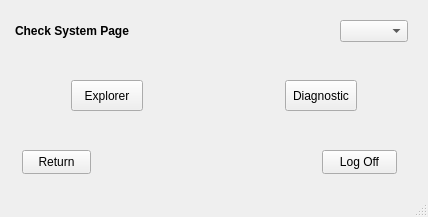
<?xml version="1.0" encoding="UTF-8"?>
<ui version="4.0">
 <class>CheckSystemPage</class>
 <widget class="QMainWindow" name="CheckSystemPage">
  <property name="geometry">
   <rect>
    <x>0</x>
    <y>0</y>
    <width>428</width>
    <height>217</height>
   </rect>
  </property>
  <property name="windowTitle">
   <string>Check System Page</string>
  </property>
  <widget class="QWidget" name="centralwidget">
   <widget class="QPushButton" name="ExplorerButton">
    <property name="geometry">
     <rect>
      <x>71</x>
      <y>80</y>
      <width>72</width>
      <height>31</height>
     </rect>
    </property>
    <property name="cursor">
     <cursorShape>OpenHandCursor</cursorShape>
    </property>
    <property name="text">
     <string>Explorer</string>
    </property>
   </widget>
   <widget class="QPushButton" name="DiagnosticButton">
    <property name="geometry">
     <rect>
      <x>285</x>
      <y>80</y>
      <width>72</width>
      <height>31</height>
     </rect>
    </property>
    <property name="cursor">
     <cursorShape>OpenHandCursor</cursorShape>
    </property>
    <property name="text">
     <string>Diagnostic</string>
    </property>
   </widget>
   <widget class="QLabel" name="label_Check_System_Page">
    <property name="geometry">
     <rect>
      <x>15</x>
      <y>20</y>
      <width>398</width>
      <height>21</height>
     </rect>
    </property>
    <property name="font">
     <font>
      <pointsize>9</pointsize>
      <bold>true</bold>
     </font>
    </property>
    <property name="text">
     <string>Check System Page</string>
    </property>
   </widget>
   <widget class="QPushButton" name="LogOffButton">
    <property name="geometry">
     <rect>
      <x>322</x>
      <y>150</y>
      <width>75</width>
      <height>24</height>
     </rect>
    </property>
    <property name="cursor">
     <cursorShape>OpenHandCursor</cursorShape>
    </property>
    <property name="text">
     <string>Log Off</string>
    </property>
   </widget>
   <widget class="QPushButton" name="ReturnButton">
    <property name="geometry">
     <rect>
      <x>22</x>
      <y>150</y>
      <width>69</width>
      <height>24</height>
     </rect>
    </property>
    <property name="cursor">
     <cursorShape>OpenHandCursor</cursorShape>
    </property>
    <property name="text">
     <string>Return</string>
    </property>
   </widget>
   <widget class="QComboBox" name="comboBoxLanguage">
    <property name="geometry">
     <rect>
      <x>340</x>
      <y>20</y>
      <width>68</width>
      <height>22</height>
     </rect>
    </property>
    <property name="cursor">
     <cursorShape>OpenHandCursor</cursorShape>
    </property>
    <property name="currentText">
     <string/>
    </property>
    <property name="currentIndex">
     <number>-1</number>
    </property>
    <item>
     <property name="text">
      <string>English</string>
     </property>
    </item>
    <item>
     <property name="text">
      <string>עברית</string>
     </property>
    </item>
   </widget>
  </widget>
  <widget class="QMenuBar" name="menubar">
   <property name="geometry">
    <rect>
     <x>0</x>
     <y>0</y>
     <width>428</width>
     <height>22</height>
    </rect>
   </property>
  </widget>
  <widget class="QStatusBar" name="statusbar"/>
 </widget>
 <tabstops>
  <tabstop>ExplorerButton</tabstop>
  <tabstop>DiagnosticButton</tabstop>
  <tabstop>ReturnButton</tabstop>
  <tabstop>LogOffButton</tabstop>
 </tabstops>
 <resources/>
 <connections/>
</ui>
